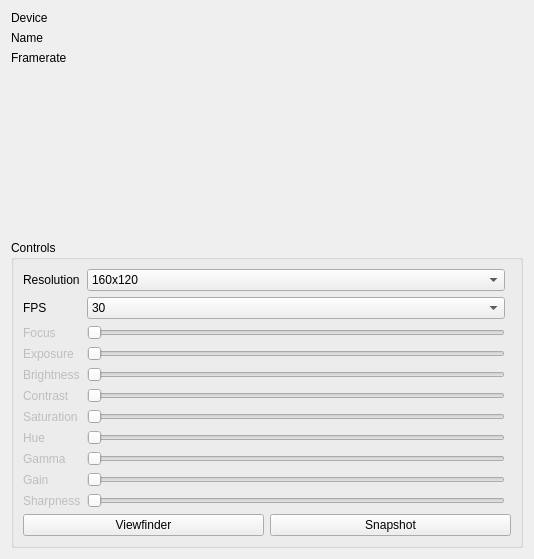
<?xml version="1.0" encoding="UTF-8"?>
<ui version="4.0">
 <class>TabCamera</class>
 <widget class="QWidget" name="TabCamera">
  <property name="geometry">
   <rect>
    <x>0</x>
    <y>0</y>
    <width>534</width>
    <height>559</height>
   </rect>
  </property>
  <property name="windowTitle">
   <string>Form</string>
  </property>
  <layout class="QVBoxLayout" name="verticalLayout">
   <item>
    <widget class="QWidget" name="wdgCamInfos" native="true">
     <layout class="QFormLayout" name="formLayout_2">
      <property name="fieldGrowthPolicy">
       <enum>QFormLayout::AllNonFixedFieldsGrow</enum>
      </property>
      <property name="leftMargin">
       <number>0</number>
      </property>
      <property name="topMargin">
       <number>0</number>
      </property>
      <property name="rightMargin">
       <number>0</number>
      </property>
      <property name="bottomMargin">
       <number>0</number>
      </property>
      <item row="2" column="0">
       <widget class="QLabel" name="label_2">
        <property name="text">
         <string>Framerate</string>
        </property>
       </widget>
      </item>
      <item row="0" column="0">
       <widget class="QLabel" name="label_35">
        <property name="text">
         <string>Device</string>
        </property>
       </widget>
      </item>
      <item row="1" column="0">
       <widget class="QLabel" name="label_36">
        <property name="text">
         <string>Name</string>
        </property>
       </widget>
      </item>
     </layout>
    </widget>
   </item>
   <item>
    <spacer name="verticalSpacer">
     <property name="orientation">
      <enum>Qt::Vertical</enum>
     </property>
     <property name="sizeHint" stdset="0">
      <size>
       <width>20</width>
       <height>40</height>
      </size>
     </property>
    </spacer>
   </item>
   <item>
    <widget class="QGroupBox" name="grpCamCtrls">
     <property name="title">
      <string>Controls</string>
     </property>
     <layout class="QGridLayout" name="gridLayout_8">
      <item row="0" column="0">
       <widget class="QWidget" name="widget_4" native="true">
        <layout class="QFormLayout" name="formLayout_3">
         <property name="fieldGrowthPolicy">
          <enum>QFormLayout::AllNonFixedFieldsGrow</enum>
         </property>
         <property name="leftMargin">
          <number>0</number>
         </property>
         <property name="topMargin">
          <number>0</number>
         </property>
         <property name="rightMargin">
          <number>0</number>
         </property>
         <property name="bottomMargin">
          <number>0</number>
         </property>
         <item row="1" column="0">
          <widget class="QLabel" name="label_5">
           <property name="text">
            <string>Resolution</string>
           </property>
          </widget>
         </item>
         <item row="1" column="1">
          <widget class="QComboBox" name="cmbCamResolution">
           <item>
            <property name="text">
             <string>160x120</string>
            </property>
           </item>
           <item>
            <property name="text">
             <string>320x280</string>
            </property>
           </item>
           <item>
            <property name="text">
             <string>640x480</string>
            </property>
           </item>
           <item>
            <property name="text">
             <string>800x600</string>
            </property>
           </item>
           <item>
            <property name="text">
             <string>1024x768</string>
            </property>
           </item>
           <item>
            <property name="text">
             <string>1280x1024</string>
            </property>
           </item>
           <item>
            <property name="text">
             <string>1920x1080</string>
            </property>
           </item>
          </widget>
         </item>
         <item row="2" column="0">
          <widget class="QLabel" name="label_3">
           <property name="text">
            <string>FPS</string>
           </property>
          </widget>
         </item>
         <item row="2" column="1">
          <widget class="QComboBox" name="cmbCamFPS">
           <item>
            <property name="text">
             <string>30</string>
            </property>
           </item>
           <item>
            <property name="text">
             <string>25</string>
            </property>
           </item>
           <item>
            <property name="text">
             <string>15</string>
            </property>
           </item>
           <item>
            <property name="text">
             <string>10</string>
            </property>
           </item>
           <item>
            <property name="text">
             <string>5</string>
            </property>
           </item>
           <item>
            <property name="text">
             <string>2</string>
            </property>
           </item>
           <item>
            <property name="text">
             <string>1</string>
            </property>
           </item>
          </widget>
         </item>
         <item row="3" column="0">
          <widget class="QLabel" name="label_6">
           <property name="enabled">
            <bool>false</bool>
           </property>
           <property name="text">
            <string>Focus</string>
           </property>
          </widget>
         </item>
         <item row="3" column="1">
          <widget class="QSlider" name="sldCamFocus">
           <property name="enabled">
            <bool>false</bool>
           </property>
           <property name="maximum">
            <number>1000</number>
           </property>
           <property name="orientation">
            <enum>Qt::Horizontal</enum>
           </property>
          </widget>
         </item>
         <item row="4" column="0">
          <widget class="QLabel" name="label_7">
           <property name="enabled">
            <bool>false</bool>
           </property>
           <property name="text">
            <string>Exposure</string>
           </property>
          </widget>
         </item>
         <item row="4" column="1">
          <widget class="QSlider" name="sldCamExposure">
           <property name="enabled">
            <bool>false</bool>
           </property>
           <property name="maximum">
            <number>1000</number>
           </property>
           <property name="orientation">
            <enum>Qt::Horizontal</enum>
           </property>
          </widget>
         </item>
         <item row="5" column="1">
          <widget class="QSlider" name="sldCamBrightness">
           <property name="enabled">
            <bool>false</bool>
           </property>
           <property name="maximum">
            <number>1000</number>
           </property>
           <property name="orientation">
            <enum>Qt::Horizontal</enum>
           </property>
          </widget>
         </item>
         <item row="6" column="1">
          <widget class="QSlider" name="sldCamContrast">
           <property name="enabled">
            <bool>false</bool>
           </property>
           <property name="maximum">
            <number>1000</number>
           </property>
           <property name="orientation">
            <enum>Qt::Horizontal</enum>
           </property>
          </widget>
         </item>
         <item row="5" column="0">
          <widget class="QLabel" name="label_8">
           <property name="enabled">
            <bool>false</bool>
           </property>
           <property name="text">
            <string>Brightness</string>
           </property>
          </widget>
         </item>
         <item row="6" column="0">
          <widget class="QLabel" name="label_9">
           <property name="enabled">
            <bool>false</bool>
           </property>
           <property name="text">
            <string>Contrast</string>
           </property>
          </widget>
         </item>
         <item row="7" column="0">
          <widget class="QLabel" name="label_10">
           <property name="enabled">
            <bool>false</bool>
           </property>
           <property name="text">
            <string>Saturation</string>
           </property>
          </widget>
         </item>
         <item row="8" column="0">
          <widget class="QLabel" name="label_11">
           <property name="enabled">
            <bool>false</bool>
           </property>
           <property name="text">
            <string>Hue</string>
           </property>
          </widget>
         </item>
         <item row="7" column="1">
          <widget class="QSlider" name="sldCanSaturation">
           <property name="enabled">
            <bool>false</bool>
           </property>
           <property name="maximum">
            <number>1000</number>
           </property>
           <property name="orientation">
            <enum>Qt::Horizontal</enum>
           </property>
          </widget>
         </item>
         <item row="8" column="1">
          <widget class="QSlider" name="sldCamHue">
           <property name="enabled">
            <bool>false</bool>
           </property>
           <property name="maximum">
            <number>1000</number>
           </property>
           <property name="orientation">
            <enum>Qt::Horizontal</enum>
           </property>
          </widget>
         </item>
         <item row="9" column="1">
          <widget class="QSlider" name="sldCamGamma">
           <property name="enabled">
            <bool>false</bool>
           </property>
           <property name="maximum">
            <number>1000</number>
           </property>
           <property name="orientation">
            <enum>Qt::Horizontal</enum>
           </property>
          </widget>
         </item>
         <item row="10" column="1">
          <widget class="QSlider" name="sldCamGain">
           <property name="enabled">
            <bool>false</bool>
           </property>
           <property name="maximum">
            <number>1000</number>
           </property>
           <property name="orientation">
            <enum>Qt::Horizontal</enum>
           </property>
          </widget>
         </item>
         <item row="11" column="1">
          <widget class="QSlider" name="sldCamSharpness">
           <property name="enabled">
            <bool>false</bool>
           </property>
           <property name="maximum">
            <number>1000</number>
           </property>
           <property name="orientation">
            <enum>Qt::Horizontal</enum>
           </property>
          </widget>
         </item>
         <item row="9" column="0">
          <widget class="QLabel" name="label_12">
           <property name="enabled">
            <bool>false</bool>
           </property>
           <property name="text">
            <string>Gamma</string>
           </property>
          </widget>
         </item>
         <item row="10" column="0">
          <widget class="QLabel" name="label_13">
           <property name="enabled">
            <bool>false</bool>
           </property>
           <property name="text">
            <string>Gain</string>
           </property>
          </widget>
         </item>
         <item row="11" column="0">
          <widget class="QLabel" name="label_14">
           <property name="enabled">
            <bool>false</bool>
           </property>
           <property name="text">
            <string>Sharpness</string>
           </property>
          </widget>
         </item>
        </layout>
       </widget>
      </item>
      <item row="1" column="0" colspan="2">
       <widget class="QWidget" name="widget_2" native="true">
        <property name="sizePolicy">
         <sizepolicy hsizetype="Expanding" vsizetype="Preferred">
          <horstretch>0</horstretch>
          <verstretch>0</verstretch>
         </sizepolicy>
        </property>
        <layout class="QHBoxLayout" name="horizontalLayout_3">
         <property name="leftMargin">
          <number>0</number>
         </property>
         <property name="topMargin">
          <number>0</number>
         </property>
         <property name="rightMargin">
          <number>0</number>
         </property>
         <property name="bottomMargin">
          <number>0</number>
         </property>
         <item>
          <widget class="QPushButton" name="btnPlay">
           <property name="text">
            <string>Viewfinder</string>
           </property>
           <property name="icon">
            <iconset resource="images.qrc">
             <normaloff>:/icons/resources/media-playback-start.png</normaloff>
             <normalon>:/icons/resources/media-playback-stop.png</normalon>:/icons/resources/media-playback-start.png</iconset>
           </property>
           <property name="checkable">
            <bool>true</bool>
           </property>
           <property name="autoDefault">
            <bool>false</bool>
           </property>
           <property name="flat">
            <bool>false</bool>
           </property>
          </widget>
         </item>
         <item>
          <widget class="QPushButton" name="btnSnapshot">
           <property name="text">
            <string>Snapshot</string>
           </property>
           <property name="icon">
            <iconset resource="images.qrc">
             <normaloff>:/icons/resources/camera-photo.png</normaloff>:/icons/resources/camera-photo.png</iconset>
           </property>
          </widget>
         </item>
        </layout>
       </widget>
      </item>
     </layout>
    </widget>
   </item>
  </layout>
 </widget>
 <resources>
  <include location="images.qrc"/>
 </resources>
 <connections>
  <connection>
   <sender>btnSnapshot</sender>
   <signal>clicked()</signal>
   <receiver>TabCamera</receiver>
   <slot>doSnapshot()</slot>
   <hints>
    <hint type="sourcelabel">
     <x>387</x>
     <y>515</y>
    </hint>
    <hint type="destinationlabel">
     <x>266</x>
     <y>279</y>
    </hint>
   </hints>
  </connection>
 </connections>
 <slots>
  <slot>doSnapshot()</slot>
 </slots>
</ui>
